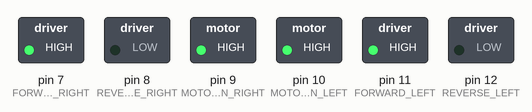
Recording of a sketch running on a simulated Arduino Uno, built with avr-gcc and run on an emulated ATmega328P. On the bench: switched loads named in the sketch (green lamp = pin HIGH).

Above: at 0.5 s.
At 2.5 s:
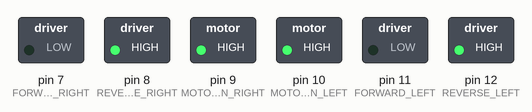
At 3.5 s:
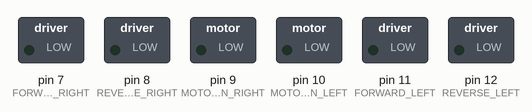
Timing chart, 0 to 5.2 s (numbered marks = the images above):
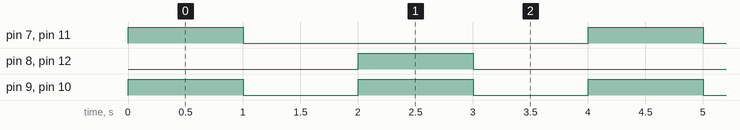

Measured:
- by itself, pin 7 (FORWARD_RIGHT), pin 8 (REVERSE_RIGHT), pin 11 (FORWARD_LEFT), pin 12 (REVERSE_LEFT): alternates HIGH for 1.0 s and LOW for 3.0 s
- by itself, pin 9 (MOTOR_ON_RIGHT), pin 10 (MOTOR_ON_LEFT): alternates HIGH for 1.0 s and LOW for 1.0 s
- by itself, everything shown: repeats every 4.0 s, in 4 steps

The sketch:

PlutoStory4.ino
```cpp
const int FORWARD_RIGHT = 7;
const int REVERSE_RIGHT = 8;
const int MOTOR_ON_RIGHT = 9;
const int MOTOR_ON_LEFT = 10;
const int FORWARD_LEFT = 11;
const int REVERSE_LEFT = 12;

void setup() {

  pinMode(FORWARD_RIGHT, OUTPUT); // Forward Right
  pinMode(REVERSE_RIGHT, OUTPUT); // Back Right
  pinMode(MOTOR_ON_RIGHT, OUTPUT); //  Right Motor On
  pinMode(MOTOR_ON_LEFT, OUTPUT); // Left Motor On
  pinMode(FORWARD_LEFT, OUTPUT); // Forward Left
  pinMode(REVERSE_LEFT, OUTPUT); // Back Left
}

// the loop function runs over and over again forever
void loop() {

  Forward(1000);

  Off(1000);

  Reverse(1000);

  Off(1000);


}


void MotorsOn (int pause) {
  digitalWrite(MOTOR_ON_RIGHT, HIGH);
  digitalWrite(MOTOR_ON_LEFT, HIGH);
  digitalWrite(REVERSE_RIGHT, LOW);
  digitalWrite(REVERSE_LEFT, LOW);
  digitalWrite(FORWARD_RIGHT, LOW);
  digitalWrite(FORWARD_LEFT, LOW);
  delay(pause);
}
void Forward (int pause) {
  digitalWrite(MOTOR_ON_RIGHT, HIGH);
  digitalWrite(MOTOR_ON_LEFT, HIGH);
  digitalWrite(FORWARD_RIGHT, HIGH);
  digitalWrite(FORWARD_LEFT, HIGH);
  digitalWrite(REVERSE_RIGHT, LOW);
  digitalWrite(REVERSE_LEFT, LOW);
  delay(pause);

}
void Off (int pause) {
  digitalWrite(MOTOR_ON_RIGHT, LOW);
  digitalWrite(MOTOR_ON_LEFT, LOW);
  digitalWrite(REVERSE_RIGHT, LOW);
  digitalWrite(REVERSE_LEFT, LOW);
  digitalWrite(FORWARD_RIGHT, LOW);
  digitalWrite(FORWARD_LEFT, LOW);
  delay(pause);
}
void Reverse (int pause) {
  digitalWrite(MOTOR_ON_RIGHT, HIGH);
  digitalWrite(MOTOR_ON_LEFT, HIGH);
  digitalWrite(FORWARD_RIGHT, LOW);
  digitalWrite(FORWARD_LEFT, LOW);
  digitalWrite(REVERSE_RIGHT, HIGH);
  digitalWrite(REVERSE_LEFT, HIGH);
  delay(pause);
}
void TurnLeft (int pause) {
  digitalWrite(MOTOR_ON_RIGHT, HIGH);
  digitalWrite(MOTOR_ON_LEFT, HIGH);
  analogWrite(FORWARD_RIGHT, 200);
  analogWrite(FORWARD_LEFT, 100);
  digitalWrite(REVERSE_RIGHT, LOW);
  digitalWrite(REVERSE_LEFT, LOW);
  delay(pause);
}
void TurnRight (int pause) {
  digitalWrite(MOTOR_ON_RIGHT, HIGH);
  digitalWrite(MOTOR_ON_LEFT, HIGH);
  analogWrite(FORWARD_RIGHT, 100);
  analogWrite(FORWARD_LEFT, 200);
  digitalWrite(REVERSE_RIGHT, LOW);
  digitalWrite(REVERSE_LEFT, LOW);
  delay(pause);
}
```
